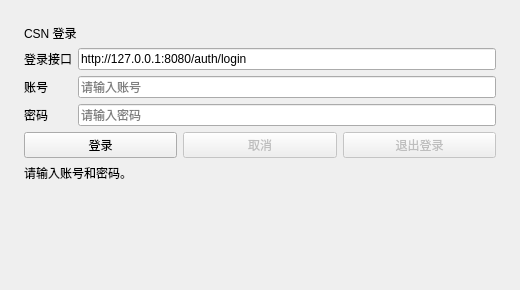
<?xml version="1.0" encoding="UTF-8"?>
<ui version="4.0">
 <class>MainWindow</class>
 <widget class="QMainWindow" name="MainWindow">
  <property name="geometry"><rect><x>0</x><y>0</y><width>520</width><height>290</height></rect></property>
  <property name="windowTitle"><string>CSN - 登录</string></property>
  <widget class="QWidget" name="centralwidget">
   <layout class="QVBoxLayout" name="rootLayout">
    <property name="leftMargin"><number>24</number></property>
    <property name="topMargin"><number>24</number></property>
    <property name="rightMargin"><number>24</number></property>
    <property name="bottomMargin"><number>24</number></property>
    <item><widget class="QLabel" name="titleLabel"><property name="text"><string>CSN 登录</string></property></widget></item>
    <item><layout class="QFormLayout" name="formLayout">
     <item row="0" column="0"><widget class="QLabel" name="endpointLabel"><property name="text"><string>登录接口</string></property></widget></item>
     <item row="0" column="1"><widget class="QLineEdit" name="endpointEdit"><property name="text"><string>http://127.0.0.1:8080/auth/login</string></property></widget></item>
     <item row="1" column="0"><widget class="QLabel" name="accountLabel"><property name="text"><string>账号</string></property></widget></item>
     <item row="1" column="1"><widget class="QLineEdit" name="accountEdit"><property name="placeholderText"><string>请输入账号</string></property></widget></item>
     <item row="2" column="0"><widget class="QLabel" name="passwordLabel"><property name="text"><string>密码</string></property></widget></item>
     <item row="2" column="1"><widget class="QLineEdit" name="passwordEdit"><property name="echoMode"><enum>QLineEdit::Password</enum></property><property name="placeholderText"><string>请输入密码</string></property></widget></item>
    </layout></item>
    <item><layout class="QHBoxLayout" name="buttonLayout">
     <item><widget class="QPushButton" name="loginButton"><property name="text"><string>登录</string></property></widget></item>
     <item><widget class="QPushButton" name="cancelButton"><property name="text"><string>取消</string></property><property name="enabled"><bool>false</bool></property></widget></item>
     <item><widget class="QPushButton" name="logoutButton"><property name="text"><string>退出登录</string></property><property name="enabled"><bool>false</bool></property></widget></item>
    </layout></item>
    <item><widget class="QLabel" name="statusLabel"><property name="text"><string>请输入账号和密码。</string></property><property name="wordWrap"><bool>true</bool></property></widget></item>
    <item><spacer name="bottomSpacer"><property name="orientation"><enum>Qt::Vertical</enum></property><property name="sizeHint" stdset="0"><size><width>20</width><height>20</height></size></property></spacer></item>
   </layout>
  </widget>
 </widget>
 <resources/>
 <connections/>
</ui>
